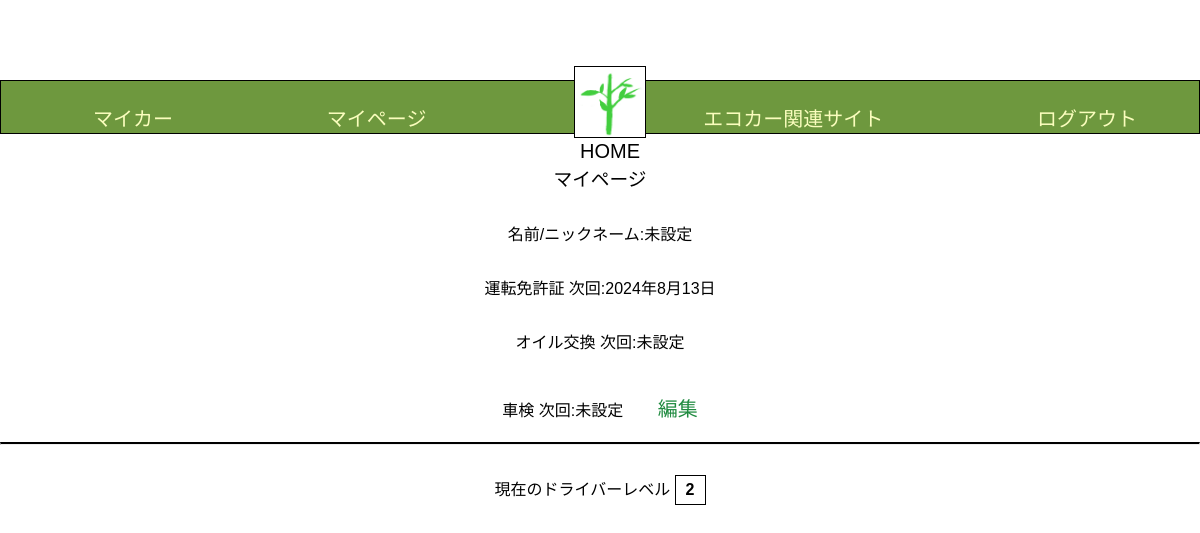
The app's page /Edrive/mypage/1 (signed in) with its own data.
### Edrive/models.py (models this page shows, shortened)
class BaseModel(models.Model):
    created_at = models.DateTimeField(auto_now_add=True)
    updated_at = models.DateTimeField(auto_now=True)
    class Meta:
        abstract = True

class User(AbstractBaseUser, PermissionsMixin, BaseModel):
    name = models.CharField(max_length=1000, default='default_name')
    user_name = models.CharField(max_length=50)
    password = models.CharField(max_length=200)
    licence_expiry_on = models.DateField(null=True)
    driver_level = models.IntegerField(default=1)
    target_achievement_count = models.IntegerField(default=0)
    email = models.EmailField(max_length=255, unique=True)
    is_active = models.BooleanField(default=True)
    is_staff = models.BooleanField(default=False)
    groups = models.ManyToManyField(
        'auth.Group',
        related_name='edrive_user_set',  # 追加
        blank=True,
        help_text='The groups this user belongs to.',
        verbose_name='groups'
    )
    user_permissions = models.ManyToManyField(
        'auth.Permission',
        related_name='edrive_user_set',  # 追加
        blank=True,
        help_text='Specific permissions for this user.',
        verbose_name='user permissions'
    )
    USERNAME_FIELD = 'email'
    REQUIRED_FIELDS = ['user_name']
    objects = UserManager()

class MyCar(BaseModel):
    name = models.CharField(max_length=1000, default='default_name')
    user = models.ForeignKey(User, related_name='mycars', on_delete=models.CASCADE)
    car_model = models.ForeignKey(CarModel, on_delete=models.CASCADE,null=True)
    purchase_on = models.DateField(null=True)
    next_oil_change_on = models.DateField(null=True)
    next_inspection_on = models.DateField(null=True)
    target_fuel_efficiency = models.FloatField(null=True, blank=True)
    class Meta:
        db_table = 'my_cars'

### Edrive/views.py (the view)
# urls.py: path('mypage/<int:pk>',MyPageView.as_view(), name = 'mypage'),
class MyPageView(LoginRequiredMixin,View):
    template_name = 'mypage.html'
    def get(self, request, *args, **kwargs):
        user = request.user
        user_instance = User.objects.get(pk=user.pk)
        my_car = MyCar.objects.filter(user=user_instance).first()
        context = {
             'user':user_instance,
             'mycars_instance': my_car,
        }
        return render(request, self.template_name, context)

### templates/mypage.html (shortened to what this page needs)
{% load static %}
<!DOCTYPE html>
<html lang="ja">
   <head>
      <link rel="stylesheet" href="{% static 'css/style.css' %}">
   </head>
   <body>
       <header class="header-container">
      <nav class="navbar navbar-expand-lg navbar-light bg-light">
        <a class="navbar-brand" href="{% url 'Edrive:my_car' user.pk %}">マイカー</a>
        <a class="navbar-brand" href="{% url 'Edrive:mypage' user.pk %}">マイページ</a>
        <div class="logo">
        <a href="{% url 'Edrive:home' %}" class="home-link">
             <img src = "{% get_media_prefix %}shinryoku.png"  alt = "ホーム">
             <p>HOME</p>
        </a>
        </div>
        <a class="navbar-brand" href="{% url 'Edrive:eco_car_site' %}">エコカー関連サイト</a>
        <a class="navbar-brand" href="{% url 'Edrive:logout' %}">ログアウト</a>
      </nav>
      </header>
   </head>
  <body class="my_page">
    <h3>マイページ</h3>
    <h4>名前/ニックネーム:{{ user.user_name|default:"未設定"  }}</h4>
    <h4>運転免許証 次回:{{ user.licence_expiry_on|default:"未設定" }}</h4>
    <h4>オイル交換 次回:{{ mycars_instance.next_oil_change_on|default:"未設定" }}</h4>
    <h4>車検 次回:{{ mycars_instance.next_inspection_on|default:"未設定" }}
    <a class="navbar-brand" href="{% url 'Edrive:mypage_edit' user.pk %}">編集</a>
    </h4>
    <hr class = "divider">
    <h4>現在のドライバーレベル <span class="driver-level-box">{{ user.driver_level }}</span></h4>
    </body>
</html>

### static/css/style.css (style rules this page uses)
.divider { border-top: 30px solid red; margin-top: 10px; margin-bottom: 10px; }
body { font-family: Arial, sans-serif; margin: 0; padding: 0; }
.header-container { text-align: center; background-color: #6e983e; padding: 1px 0; margin-top: 80px; position: relative; border:1px solid black; height:auto; }
.header-container a.navbar-brand { color: #fafdbd; text-decoration: none; font-weight: 400; padding: 0.5px; justify-content: space-around; }
.logo img { width:70px; height: 70px; border: 1px solid black; }
.navbar-brand { font-size: 20px; color: #fafdbd; display: flex; margin: 0; }
.navbar { display: flex; justify-content: space-around; align-items: center; padding: 0; margin: 10px 0 0 0; }
.logo .home-link { display: flex; flex-direction: column; align-items: center; position: absolute; text-decoration: none; margin: 0 10px; top: -15px; left: 50%; transform: translateX(-50%); width: 80px; height: 80px; }
.logo p { margin: 2px 0 100px 0; font-size: 20px; color: #000000; font-weight:400; }
.navbar-brand { display: flex; text-align: center; margin-top: 10px; }
.my_page .navbar-brand { color: #208b40; text-decoration: none; font-size:20px; display: inline-block; margin-left: 30px; }
.my_page h3, .my_page h4 { text-align: center; margin-top: 30px; margin-bottom: 20px; font-weight: normal; }
.driver-level-box { display: inline-block; padding: 5px 10px; border: 1px solid #000; background-color: #ffffff; font-weight: bold; }

### templates/mypage.html (style rules this page uses)
.divider { border-top: 2px solid black; margin-top: 10px; margin-bottom: 10px; }

### records on screen
User: user_name "未設定", licence_expiry_on "2024年8月13日", driver_level "2"
MyCar: next_oil_change_on "未設定", next_inspection_on "未設定"
